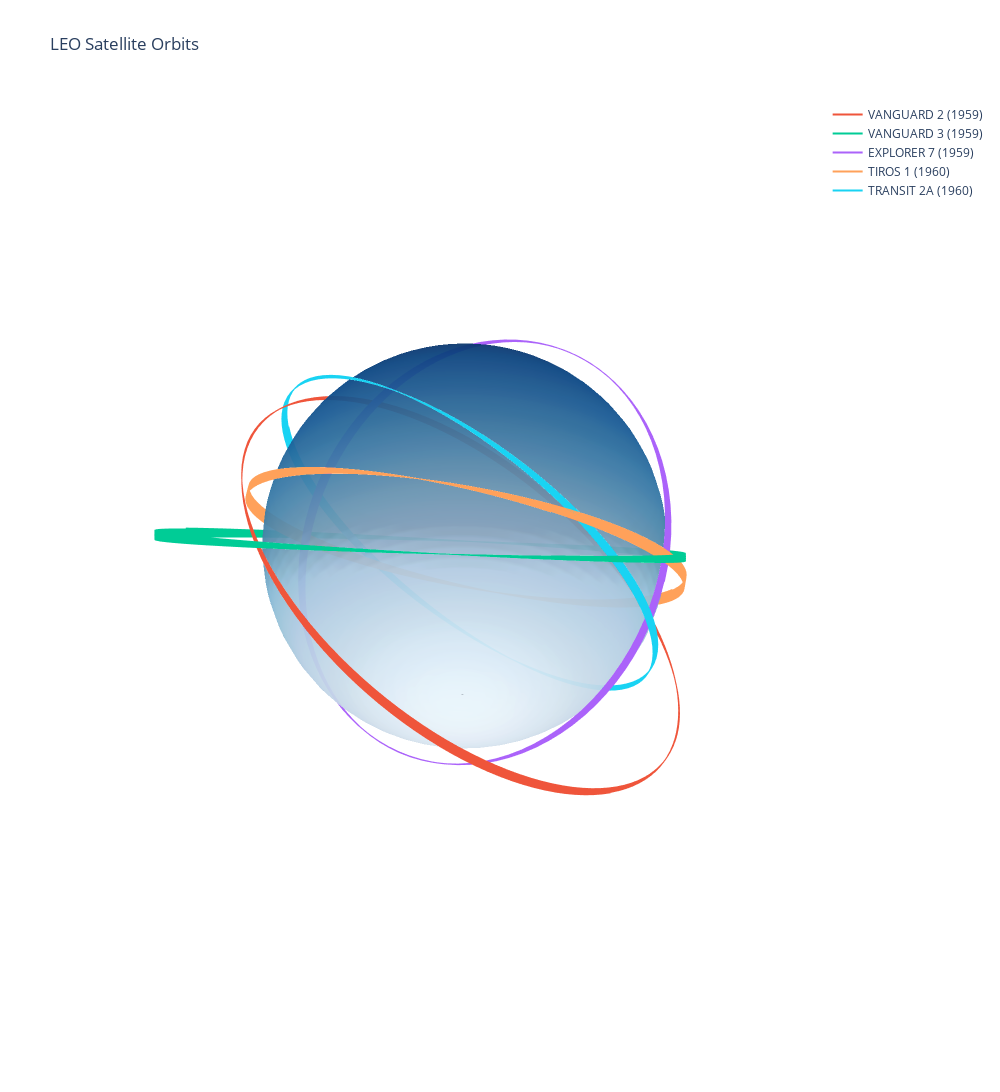

Notebook source saved alongside this figure:
### Code cell
# Create Earth sphere
u, v = np.mgrid[0:2*np.pi:50j, 0:np.pi:50j]
x_earth = EARTH_RADIUS * np.cos(u) * np.sin(v)
y_earth = EARTH_RADIUS * np.sin(u) * np.sin(v)
z_earth = EARTH_RADIUS * np.cos(v)
earth = go.Surface(x=x_earth, y=y_earth, z=z_earth, colorscale='Blues', opacity=0.75, showscale=False)

# Create orbital tracks
tracks = []
for orbit in orbits_data:
    tracks.append(go.Scatter3d(
        x=orbit['X_track'],
        y=orbit['Y_track'],
        z=orbit['Z_track'],
        mode='lines',
        name=f"{orbit['Name']} ({orbit['Launch Year']})",
        line=dict(width=2)
    ))

# Define layout
layout = go.Layout(
    title="LEO Satellite Orbits",
    scene=dict(
        xaxis=dict(visible=False),
        yaxis=dict(visible=False),
        zaxis=dict(visible=False),
        aspectmode='data'
    ),
    showlegend=True,
    height=1200,
    width=1000
)

# Create figure
fig = go.Figure(data=[earth] + tracks, layout=layout)
fig.show()

### Figure 1 — Plotly figure (JSON) as saved in the notebook; plotly's stock layout.template omitted (floating-point values rounded to 4 significant figures; data arrays with more than 128 entries replaced by an {"elided": "..."} marker saying what was removed)
{"data": [{"colorscale": [[0, "rgb(247,251,255)"], [0.125, "rgb(222,235,247)"], [0.25, "rgb(198,219,239)"], [0.375, "rgb(158,202,225)"], [0.5, "rgb(107,174,214)"], [0.625, "rgb(66,146,198)"], [0.75, "rgb(33,113,181)"], [0.875, "rgb(8,81,156)"], [1, "rgb(8,48,107)"]], "opacity": 0.75, "showscale": false, "type": "surface", "x": {"elided": "50x50 float values"}, "y": {"elided": "50x50 float values"}, "z": {"elided": "50x50 float values"}}, {"line": {"width": 2}, "mode": "lines", "name": "VANGUARD 2 (1959)", "type": "scatter3d", "x": {"elided": "1441 float values"}, "y": {"elided": "1441 float values"}, "z": {"elided": "1441 float values"}}, {"line": {"width": 2}, "mode": "lines", "name": "VANGUARD 3 (1959)", "type": "scatter3d", "x": {"elided": "1441 float values"}, "y": {"elided": "1441 float values"}, "z": {"elided": "1441 float values"}}, {"line": {"width": 2}, "mode": "lines", "name": "EXPLORER 7 (1959)", "type": "scatter3d", "x": {"elided": "1441 float values"}, "y": {"elided": "1441 float values"}, "z": {"elided": "1441 float values"}}, {"line": {"width": 2}, "mode": "lines", "name": "TIROS 1 (1960)", "type": "scatter3d", "x": {"elided": "1441 float values"}, "y": {"elided": "1441 float values"}, "z": {"elided": "1441 float values"}}, {"line": {"width": 2}, "mode": "lines", "name": "TRANSIT 2A (1960)", "type": "scatter3d", "x": {"elided": "1441 float values"}, "y": {"elided": "1441 float values"}, "z": {"elided": "1441 float values"}}], "layout": {"height": 1200, "scene": {"aspectmode": "data", "xaxis": {"visible": false}, "yaxis": {"visible": false}, "zaxis": {"visible": false}}, "showlegend": true, "title": {"text": "LEO Satellite Orbits"}, "width": 1000}}
